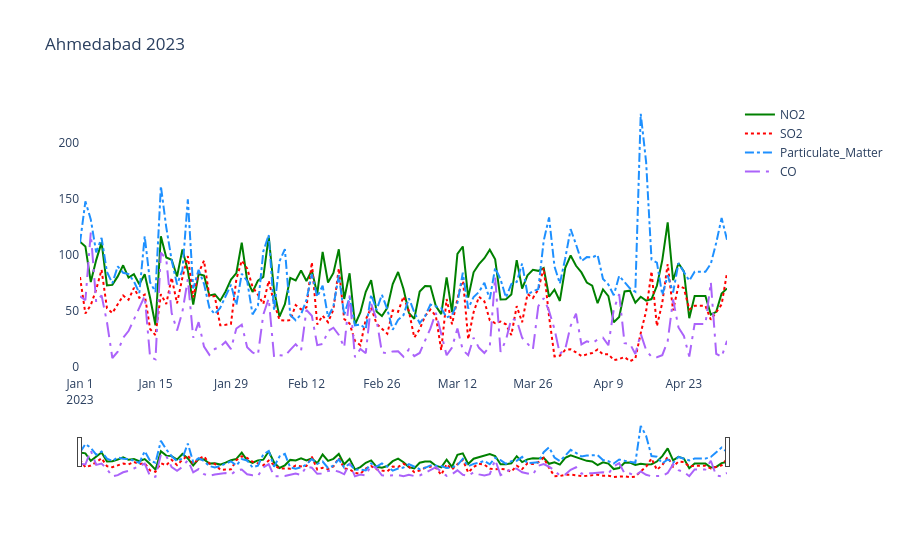
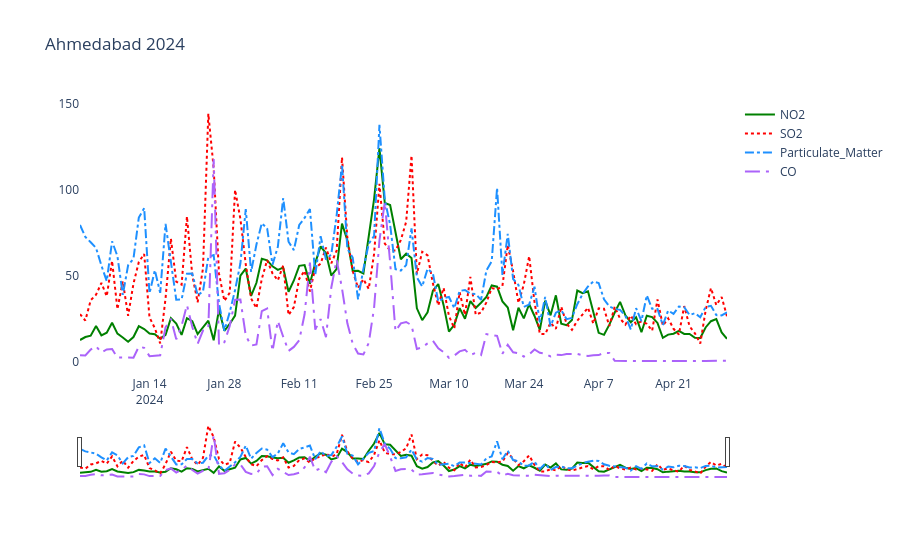

Here is the notebook cell these charts were saved with, in order:
### Code cell
pollution_comparison('Ahmedabad')
